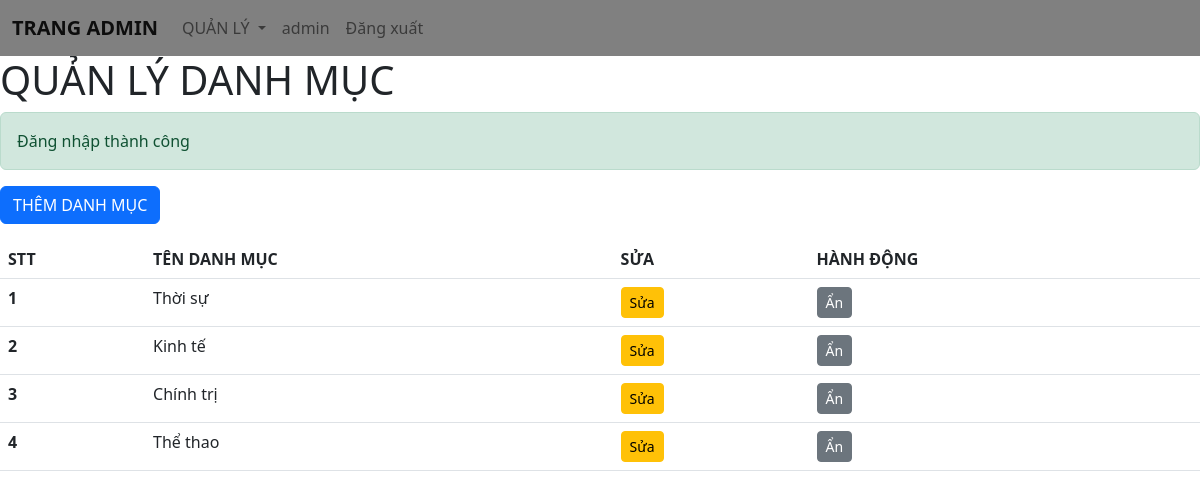
Page /index.php?type=cate (signed in) on the committed database.
### tables this page shows
CREATE TABLE `post_categories` (
  `id_post_category` bigint(20) NOT NULL,
  `nameCategory` varchar(255) NOT NULL,
  `delCategory` tinyint(4) NOT NULL DEFAULT 0
);

### app/helpers/security.php (called while the page is built, shortened)
<?php
function e($string){
    return htmlspecialchars($string ?? '', ENT_QUOTES, 'UTF-8');
}
function getFlashMessage($type){
    if(isset($_SESSION['flash'][$type])){
        $message = $_SESSION['flash'][$type];
        return $message;
    }
    return null;
}

### app/models/pdo.php (called while the page is built, shortened)
<?php
function pdo_get_connection()
{
    try {
        $conn = new PDO('mysql:host=' . DBHOST . ';dbname=' . DBNAME . ';charset=utf8mb4', DBUSER, DBPASS);
        $conn->setAttribute(PDO::ATTR_ERRMODE, PDO::ERRMODE_EXCEPTION);
        $conn->setAttribute(PDO::ATTR_EMULATE_PREPARES, false);
        return $conn;
    } catch (PDOException $e) {
        error_log("Database connection error: " . $e->getMessage());
        die("Lỗi kết nối cơ sở dữ liệu. Vui lòng thử lại sau.");
    }
}
function pdo_query($sql, ...$args)
{
    try {
        $conn = pdo_get_connection();
        $stmt = $conn->prepare($sql);
        $stmt->execute($args);
        $rows = $stmt->fetchAll(PDO::FETCH_ASSOC);
        return $rows;
    } catch (PDOException $e) {
        error_log("Query error: " . $e->getMessage());
        return [];
    } finally {
        unset($conn);
    }
}

### app/models/user/productModels.php (called while the page is built, shortened)
<?php
function getAllCategory1(){
    $sql="SELECT * FROM post_categories WHERE id_post_category!=4";
    return pdo_query($sql);
}

### app/views/admin/cate.views.php (the view, shortened to what this page needs)
<h1>QUẢN LÝ DANH MỤC</h1>
<?php if($success = getFlashMessage('success')): ?>
  <div class="alert alert-success"><?= e($success) ?></div>
<?php endif; ?>
<a href="index.php?type=cate&type1=addcate" class="btn btn-primary mb-3">THÊM DANH MỤC</a>
<table class="table">
  <thead>
    <tr>
      <th scope="col">STT</th>
      <th scope="col">TÊN DANH MỤC</th>
      <th scope="col">SỬA</th>
      <th scope="col">HÀNH ĐỘNG</th>
    </tr>
  </thead>
  <tbody>
    <?php
    $i=1;
    foreach ($getAllCategory1 as $key) {
        echo '<tr>';
        echo '<th scope="row">'.e($i++).'</th>';
        echo '<td>'.e($key['nameCategory']).'</td>';
        echo '<td><a href="index.php?type=cate&type1=fixcate&id='.e($key['id_post_category']).'" class="btn btn-sm btn-warning">Sửa</a></td>';
        if($key['delCategory']==0){
            echo '<td><a href="index.php?type=cate&hide='.e($key['id_post_category']).'" class="btn btn-sm btn-secondary" onclick="return confirm(\'Bạn có chắc muốn ẩn danh mục này?\')">Ẩn</a></td>';
        }else if($key['delCategory']==1){
            echo '<td><a href="index.php?type=cate&unhide='.e($key['id_post_category']).'" class="btn btn-sm btn-success" onclick="return confirm(\'Bạn có chắc muốn bỏ ẩn danh mục này?\')">Bỏ ẩn</a></td>';
        }
        echo '</tr>';
    }
    ?>
  </tbody>
</table>

### rows in the picture
post_categories: nameCategory "Thời sự"
post_categories: nameCategory "Kinh tế"
post_categories: nameCategory "Chính trị"
post_categories: nameCategory "Thể thao"

### other values in the picture
$roleNames[$roleId] "TRANG ADMIN"
$_SESSION['user']['userName'] "admin"
$success "Đăng nhập thành công"
